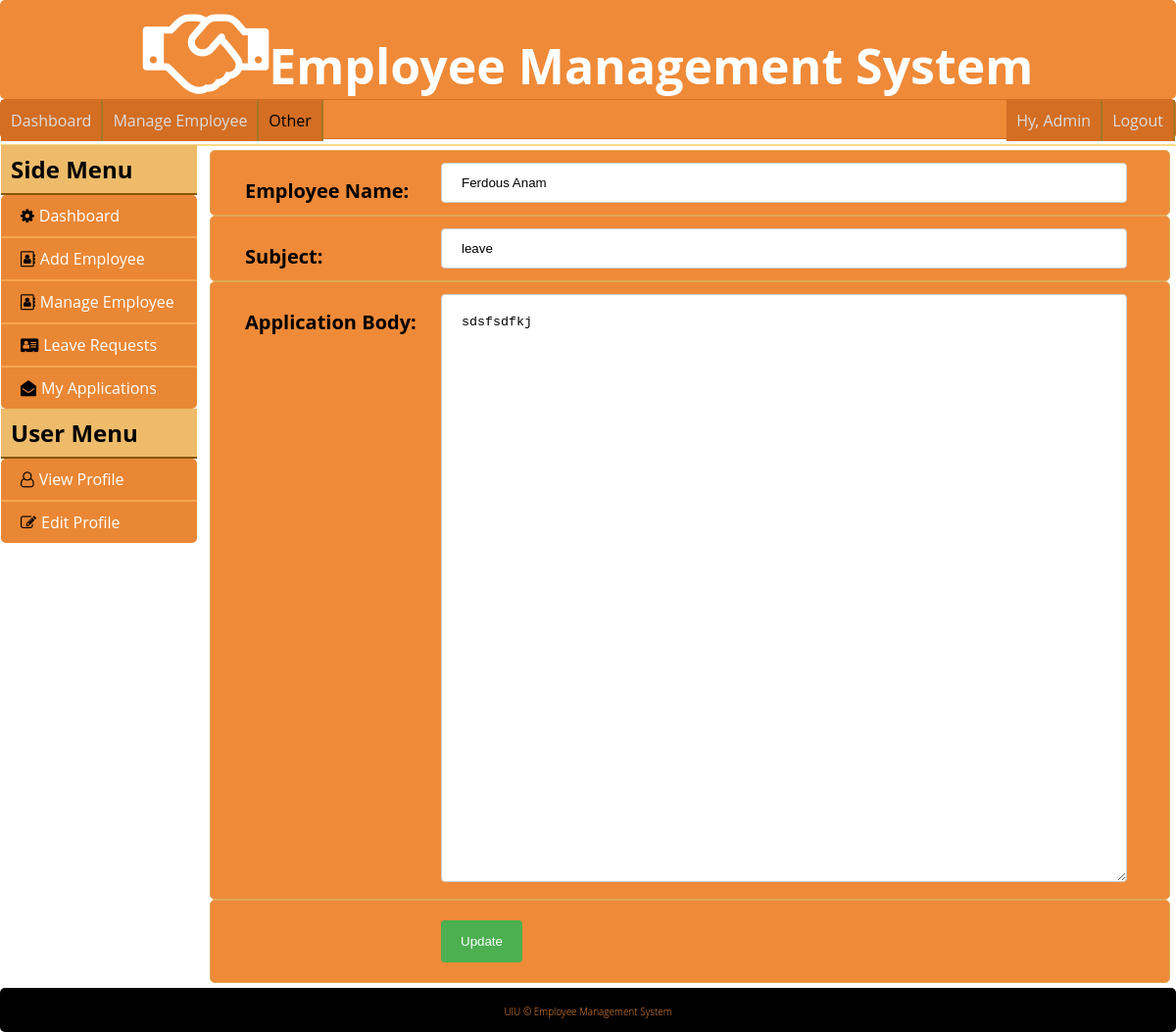
The page /leaveAppEdit.php?appid=2 (signed in) on the database its author committed.
### tables this page shows
CREATE TABLE `tlb_leave_applications` (
  `id` int(11) NOT NULL,
  `employee_id` int(11) NOT NULL,
  `app_subject` varchar(255) NOT NULL,
  `app_body` text NOT NULL,
  `app_approval` tinyint(4) NOT NULL DEFAULT '0'
);

CREATE TABLE `employee` (
  `id` int(11) NOT NULL,
  `first_name` varchar(50) NOT NULL,
  `last_name` varchar(50) NOT NULL,
  `username` varchar(50) NOT NULL,
  `password` varchar(50) NOT NULL,
  `job_title` varchar(50) NOT NULL,
  `employment_status` varchar(50) NOT NULL,
  `sub_unit` varchar(50) NOT NULL,
  `supervisor_id` int(11) NOT NULL,
  `cell_phone` varchar(20) NOT NULL,
  `home_phone` varchar(20) NOT NULL,
  `email` varchar(50) NOT NULL,
  `emergency_contact_name` varchar(50) NOT NULL,
  `emergency_contact_number` varchar(20) NOT NULL,
  `current_address` varchar(255) NOT NULL,
  `permanent_address` varchar(255) NOT NULL,
  `dob` date NOT NULL,
  `blood_group` varchar(3) NOT NULL,
  `gender` tinyint(4) NOT NULL,
  `image` varchar(255) NOT NULL
);

### lib/Database.php (called while the page is built, shortened)
<?php
Class Database{
 public $host   = DB_HOST;
 public $user   = DB_USER;
 public $pass   = DB_PASS;
 public $dbname = DB_NAME;
 public $link;
private function connectDB(){
 $this->link = new mysqli($this->host, $this->user, $this->pass,
  $this->dbname);
 }
public function select($query){
  $result = $this->link->query($query) or
   die($this->link->error.__LINE__);
  if($result->num_rows > 0){
    return $result;
  } else {
    return false;
  }
 }
}

### classes/Application.php (called while the page is built, shortened)
<?php
	$filepath = realpath(dirname(__FILE__));
	include_once($filepath.'/../lib/Database.php');
?>
<?php
class Application
{
	private $db;
	public function __construct(){
		$this->db = new Database();
	}
	public function getApplicationsById($id)
	{
		$query = "SELECT * FROM
					tlb_leave_applications JOIN employee
					ON tlb_leave_applications.employee_id = employee.id
					WHERE tlb_leave_applications.id = '$id'";
		$result = $this->db->select($query);
		return $result;
	}
}
?>

### leaveAppEdit.php (the view, shortened to what this page needs)
<?php include 'inc/header.php'; ?>
<?php include 'plugins/leftsidebar.php'; ?>
<?php
    if (!isset($_GET['appid']) || $_GET['appid'] == NULL) {
        echo "<script>window.location = 'managemyleave.php'; </script>";
    }else {
        $id = preg_replace('/[^-a-zA-Z0-9]/', '', $_GET['appid']);
    }
 ?>
<?php
	$getAp = $app->getApplicationsById($id);
	if ($getAp) {
		while ($result= $getAp->fetch_assoc()) {
?>
<div class="main-content">
<form action="" method="POST">
	<div class="level">
		<div class="col-1 col-1-text float-left">Employee Name: </div>
		<div class="col-2"><input type="text" name="employeeName" readonly="readonly" value="<?= $result['first_name'], " ", $result['last_name'] ?>"></div>
	</div>
	<div class="level">
		<div class="col-1 col-1-text float-left">Subject: </div>
		<div class="col-2"><input type="text" name="app_subject" value="<?= $result['app_subject'] ?>"></div>
	</div>
	<div class="level">
		<div class="col-1 col-1-text float-left">Application Body: </div>
		<div class="col-2"><textarea name="app_body"><?= $result['app_body'] ?></textarea></div>
	</div>
	<div class="level">
		<div class="col-1 col-1-text float-left"></div>
		<div class="col-2"><input type="submit" name="submit" value="Update"></div>
	</div>
</form>
</div>
<?php
	}
}
 ?>
<?php include 'inc/footer.php'; ?>

### css/style.css (style rules this page uses)
* { margin: 0; padding: 0; outline: 0; }
body { font-family: "Open Sans",sans-serif; }
.float-left { float: left; }
input[type=text], select { padding: 12px 20px; margin: 8px 0; display: inline-block; border: 1px solid #ccc; border-radius: 4px; box-sizing: border-box; }
input[type=submit] { background-color: #4CAF50; color: white; padding: 14px 20px; margin: 8px 0; border: none; border-radius: 4px; cursor: pointer; }
div { border-radius: 5px; }
.main-content { float: right; padding: 5px; width: 980px; }
.col-1 { min-width: 200px; }
.col-2 { margin-left: 215px; }
.level { background: #ef8a38 none repeat scroll 0 0; border: 1px solid #dda957; padding: 12px 20px; }
.level textarea { margin: 0; padding: 20px 20px; display: inline-block; border: 1px solid #ccc; border-radius: 4px; box-sizing: border-box; max-height: 600px; max-width: 700px; min-height: 600px; min-width: 700px; }
.level input[type=text] { margin: 0; display: inline-block; border: 1px solid #ccc; border-radius: 4px; box-sizing: border-box; max-width: 700px; min-width: 700px; }
.col-1-text { font-size: 20px; font-weight: bold; padding-bottom: 15px; padding-left: 15px; padding-top: 15px; }

### css/profile.css (style rules this page uses)
input[readonly] { pointer-events: none; }

### rows shown on the page
tlb_leave_applications: employeeName "Ferdous Anam", app_subject "leave", app_body "sdsfsdfkj"

### other values the page prints
Session::get('first_name') "Admin"
